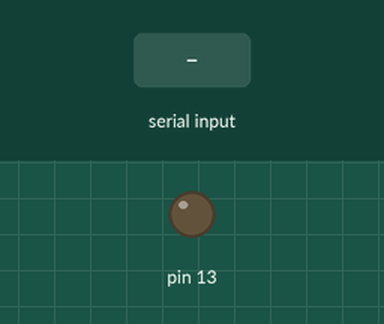
Recording of a sketch running on a simulated Arduino Uno, built with avr-gcc and run on an emulated ATmega328P. Shown: output pins drawn as LEDs (lit = HIGH). The inputs (shaded band) are chosen by the test bench. What the sketch prints to the serial monitor is not drawn.

Above: at 1.2 s.
1.3 s: byte 5 (INS_START) received over Serial
At 2.5 s:
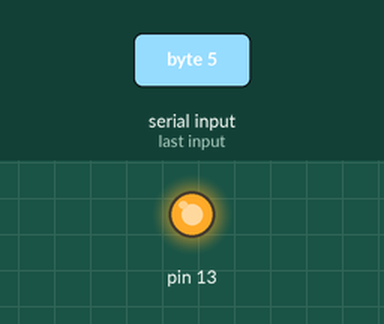
Timing chart, 0 to 4.3 s (numbered marks = the images above; inputs shaded):
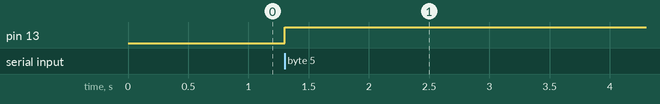

Measured:
- after the input at 1.3 s, pin 13: LOW → HIGH at once

The sketch:

MoleGraph.ino
```cpp
#include "MoleGraph.h"

MoleGraph moleGraph;

void UpdateGraphChannels(void)
{
  //NOTE: All callback functions are called from a timer interupt so they should take as short time as possible
  //to they don't block another interrupts or a graph drawing.
  moleGraph.SetChannelValue(1, moleGraph.GetChannelValue(1) == 20 ? 0 : moleGraph.GetChannelValue(1) + 1);
  moleGraph.SetChannelValue(2, moleGraph.GetChannelValue(2) / 2);
}

void MeasurementStartedCallback(void)
{
  digitalWrite(13, HIGH);
}

void MeasurementStoppedCallback(void)
{
  digitalWrite(13, LOW);
}

void MeasurementPausedCallback(void)
{
  digitalWrite(13, LOW);
}

void MeasurementContinuedCallback(void)
{
  digitalWrite(13, HIGH);
}

void setup()
{
  //It must not be here if you use hardware hannels
  for (int i = 0; i < 8; i++)
    moleGraph.SetChannelValue(i,i);

  //initialize moleGraph module
  moleGraph.Setup();

  //Set callback functions which you will use
  moleGraph.SetSendingCallback(&UpdateGraphChannels);
  moleGraph.SetMeasurementStartedCallback(&MeasurementStartedCallback);
  moleGraph.SetMeasurementStoppedCallback(&MeasurementStoppedCallback);
  moleGraph.SetMeasurementPausedCallback(&MeasurementPausedCallback);
  moleGraph.SetMeasurementContinuedCallback(&MeasurementContinuedCallback);

  //initialize pin 13 for measurement state initialization
  pinMode(13, OUTPUT);
}

void loop()
{
  moleGraph.CheckInput();
}
```

MoleGraph.cpp
```cpp
#include "MoleGraph.h"

#define VERSION "ATG_4" //arduino to graph version
#define MESSAGE_SIZE 1 + sizeof(float)

namespace
{
  enum Instructions
  {
    INS_NONE = 0, //data
    INS_GET_VERSION = 1,
    INS_SET_TIME = 2,
    INS_SET_FREQUENCY = 3,
    INS_ENABLED_CHANNELS = 4,
    INS_START = 5,
    INS_STOP = 6,
    INS_SET_TYPE = 7,
    INS_GET_SAMLPE = 8,
    INS_PAUSE = 9,
    INS_CONTINUE = 10,
    INS_INITIALIZE = 11
  };

  enum Type
  {
      typePeriodical = 0,
      typeOnDemand = 1
  } g_type = typePeriodical;

  unsigned char g_enabledChannels = 0;
  unsigned char g_channelCount = 0;
  unsigned g_requiredTime = 0;
  unsigned g_currentTime = 0;
  float g_channels[8];
  bool g_fullWriteBufferDetected = false;
  float g_timeFromStart = 0;
  bool g_sampleRequest = false;
  bool g_measurementInProgress = false;
  void (*g_updateFunction)(void);
  void (*g_measurementStartedCallback)(void);
  void (*g_measurementStoppedCallback)(void);
  void (*g_measurementPausedCallback)(void);
  void (*g_measurementContinuedCallback)(void);

  void InitTimer()
  {
    noInterrupts();           // disable all interrupts
    TCCR1A = 0;
    TCCR1B = 0;
    TCNT1  = 0;

    TCCR1B |= (1 << WGM12);   // CTC mode
    TCCR1B |= (1 << CS12);    // 256 prescaler
    interrupts();             // enable all interrupts
  }

  unsigned char GetCheckSum(unsigned char input)
  {
    unsigned char output = 0;
    for (unsigned char i = 0; i < 8; ++i)
    {
      if (input & (1 << i))
        output++;
    }
    return output;
  }

  /*returns true bits count*/
  unsigned WriteHeader(unsigned char commandId)
  {
    unsigned char mixture = commandId;
    mixture |= g_fullWriteBufferDetected << 7;

    Serial.write(mixture);
    return GetCheckSum(mixture);
  }

  void SendData(bool timestamp)
  {
    //it can happen when user set to high frequency or too many channels
    //number of data is then higher then baud rate.
    // I try to check Serial.availableForWrite() < g_channelCount * MESSAGE_SIZE but it happend always
    // the buffer is probably less then 40 and => I could

    bool bufferIsFull = (Serial.availableForWrite() < g_channelCount * MESSAGE_SIZE + (timestamp ? sizeof(float) : 0));

    g_fullWriteBufferDetected |= bufferIsFull;

    //RX LED satay to light but application was not able to read all the data
    //when I try to send data when I try to write data in this moment.
    //When a new messurment was started, data from previous mesurment was delivered WTF?

    if (bufferIsFull)
      return; //have to throw data form this sample :(

    unsigned char checkSum = WriteHeader(0 /*INS_NONE*/);

    if (timestamp)
    {
      Serial.write((char *)&g_timeFromStart, sizeof(float));
      checkSum += GetCheckSum(g_timeFromStart);
    }
    for (int i = 0; i < 8; i++)
    {
      if (0 != ((g_enabledChannels >> i) & 1))
      {
        Serial.write((char *)&g_channels[i], sizeof(float));
        for (int j = 0; j < sizeof(float); j++)
          checkSum += GetCheckSum(((char *)&g_channels[i])[j]);
      }
    }

    Serial.write(checkSum);

    g_fullWriteBufferDetected = false;
  }

  void FillFromSerial(unsigned char &value)
  {
    while (0 == Serial.available())
    {}
    value = Serial.read();
  }

  void FillFromSerial(unsigned &value)
  {
    while (0 == Serial.available())
    {}
    value = Serial.read();
    while (0 == Serial.available())
    {}
    value |= Serial.read() << 8;
  }

  void Start()
  {
    g_fullWriteBufferDetected = false;
    TIMSK1 |= (1 << OCIE1A);  // enable timer compare interrupt
    g_measurementInProgress = true;
  }

  void Stop()
  {
    TIMSK1 &= ~(1 << OCIE1A);  // disable timer compare interrupt
    g_measurementInProgress = false;
  }
} //namespace


ISR(TIMER1_COMPA_vect)          // timer compare interrupt service routine
{
  //CheckInput();
  if (g_type == typeOnDemand)
  {
    g_timeFromStart += 1.0/62500.0;
    if (!g_sampleRequest)
      return;

     g_sampleRequest = false;
  }
  else //type periodical
  {
    if (0 != g_requiredTime && (++g_currentTime) != g_requiredTime)
      return;
    g_currentTime = 0;
  }

  g_updateFunction();
  SendData(g_type == typeOnDemand);
}

void MoleGraph::CheckInput()
  {
    if (0 == Serial.available())
      return;

    unsigned char instruction = Serial.read();
    switch (instruction)
    {
    case INS_GET_VERSION:
      Serial.write(VERSION);
    break;
    case INS_SET_FREQUENCY:
    {
      unsigned frequency;
      FillFromSerial(frequency);

      InitTimer(); //workaround there was a 1s lag after start when there had been set 1 Hz period and user set 200 Hz period
      OCR1A = 62500/frequency;            // compare match register 16MHz/256/2Hz
    }
    break;
    case INS_SET_TIME:
    {
      FillFromSerial(g_requiredTime);

      InitTimer(); //workaround as in set frequenc case
      OCR1A = 62500;            // compare match register 16MHz/256/2Hz
    }
    break;
    case INS_ENABLED_CHANNELS:
      FillFromSerial(g_enabledChannels);
      g_channelCount = 0;
      for (int i = 0; i < 8; i++)
        if (0 != (g_enabledChannels & (1 << i)))
          g_channelCount++;
    break;
    case INS_START:
      Start();
      g_measurementStartedCallback();
    break;
    case INS_STOP:
      Stop();
      g_measurementStoppedCallback();
    break;
    case INS_CONTINUE:
      Start();
      g_measurementContinuedCallback();
    break;
    case INS_PAUSE:
      Stop();
      g_measurementPausedCallback();
    break;
    case INS_SET_TYPE:
      unsigned char type;
      FillFromSerial(type);
      g_type = (Type)type;
      if (g_type == typeOnDemand)
      {
        g_sampleRequest = false;
        g_timeFromStart = 0;
        InitTimer();
        OCR1A = 1; //1/62500 s
      }
      else
        g_currentTime = g_requiredTime - 1; //to be data send immediately
    break;
    case INS_GET_SAMLPE:
      g_sampleRequest = true;
    break;
    case INS_INITIALIZE: //when desktop application crash, this stay in sending data
      Stop();
    break;
    }
  }

void MoleGraph::Setup()
{
  Serial.begin(115200);
  while (!Serial)
  {}

  InitTimer();
}

void MoleGraph::SetSendingCallback(void (*function)(void))
{
  g_updateFunction = function;
}

void MoleGraph::SetMeasurementStartedCallback(void (*function)(void))
{
  g_measurementStartedCallback = function;
}

void MoleGraph::SetMeasurementStoppedCallback(void (*function)(void))
{
  g_measurementStoppedCallback = function;
}

void MoleGraph::SetMeasurementPausedCallback(void (*function)(void))
{
  g_measurementPausedCallback = function;
}

void MoleGraph::SetMeasurementContinuedCallback(void (*function)(void))
{
  g_measurementContinuedCallback = function;
}

bool MoleGraph::SetChannelValue(int channel, float value)
{
  if (channel < 1 && channel > 8)
    return false;

  g_channels[channel - 1] = value; //uses count channels from 1

  return true;
}

float MoleGraph::GetChannelValue(int channel)
{
  if (channel < 1 && channel > 8)
    return 0;

  return g_channels[channel - 1];
}

void MoleGraph::SampleRequest()
{
  g_sampleRequest = true;
}

void SendCommand(unsigned char commandId)
{
  unsigned char checkSum = WriteHeader(commandId);
  Serial.write(checkSum);
}

void MoleGraph::StartMeasurement()
{
  SendCommand(INS_START);
}

void MoleGraph::StopMeasurement()
{
  SendCommand(INS_STOP);
}

bool MoleGraph::IsMeasurementInProgress()
{
  return g_measurementInProgress;
}
```

MoleGraph.h
```cpp
#ifndef _MOLE_GRAPH_H_
#define _MOLE_GRAPH_H_

#if ARDUINO < 100
    #include <WProgram.h>
#else
    #include <Arduino.h>
#endif

class MoleGraph
{
public:
  void Setup();
  void SetSendingCallback(void (*function)(void));
  void SetMeasurementStartedCallback(void (*function)(void));
  void SetMeasurementStoppedCallback(void (*function)(void));
  void SetMeasurementPausedCallback(void (*function)(void));
  void SetMeasurementContinuedCallback(void (*function)(void));

  bool SetChannelValue(int channel, float value);
  float GetChannelValue(int channel);
  void SampleRequest();
  void StartMeasurement();
  void StopMeasurement();
  bool IsMeasurementInProgress();
  void CheckInput();
};
#endif //_MOLE_GRAPH_H_
```
